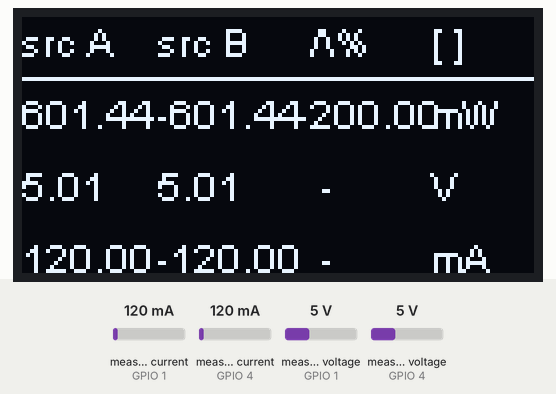
A sketch run on a simulated ESP8266 (NodeMCU). On the bench: 128×64 one-colour display. The test bench sets the inputs (shaded band); at power-on: measured current (sensors on GPIO 1, GPIO 4) 120 mA, measured voltage (sensors on GPIO 1, GPIO 4) 5 V.

Above: at 1.2 s.
1.3 s: measured current (sensor on GPIO 1) set to 40 mA
At 1.9 s:
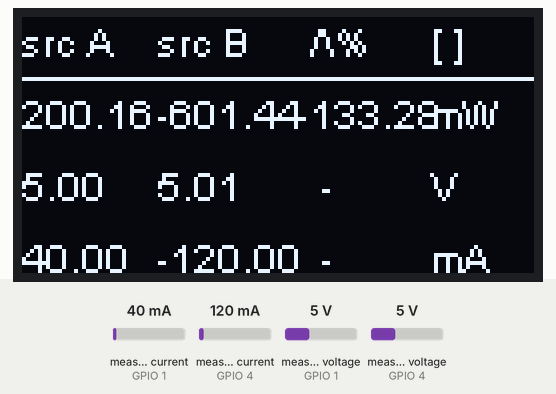
2.8 s: measured current (sensor on GPIO 4) set to 40 mA
At 3.1 s:
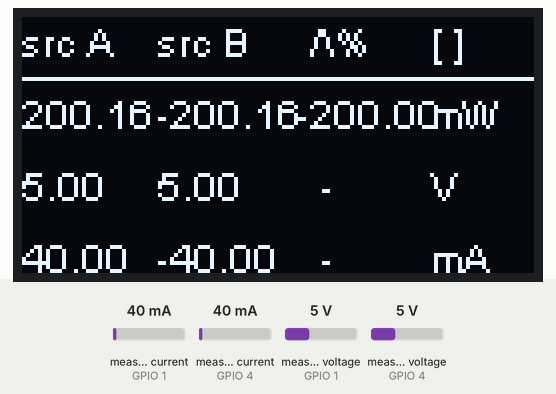
4.3 s: measured voltage (sensor on GPIO 1) set to 0.3 V
At 5.5 s:
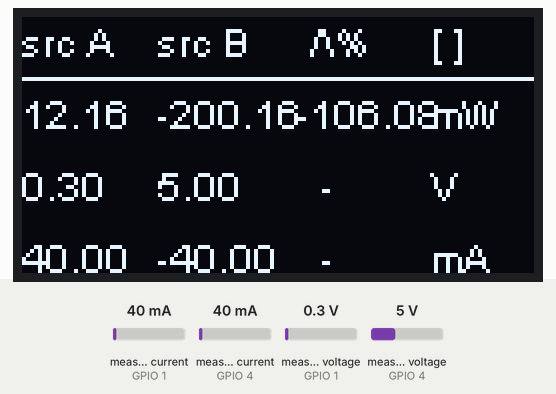
5.8 s: measured voltage (sensor on GPIO 4) set to 0.3 V
At 6.6 s:
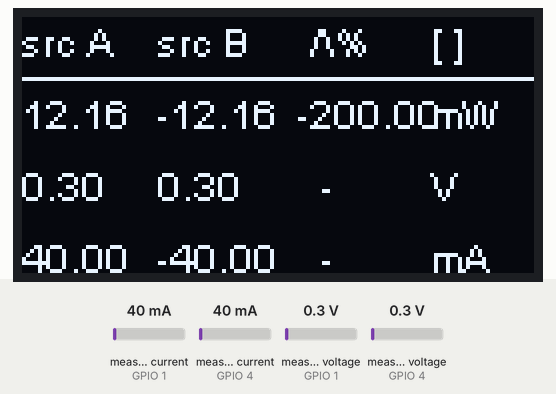
7.3 s: measured current (sensor on GPIO 1) set to 500 mA
At 7.8 s:
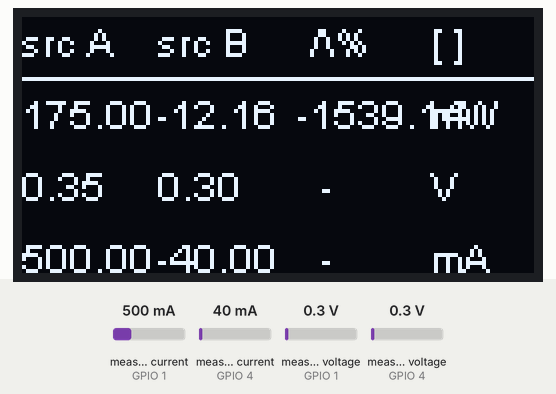
8.8 s: measured current (sensor on GPIO 4) set to 500 mA
At 10.2 s:
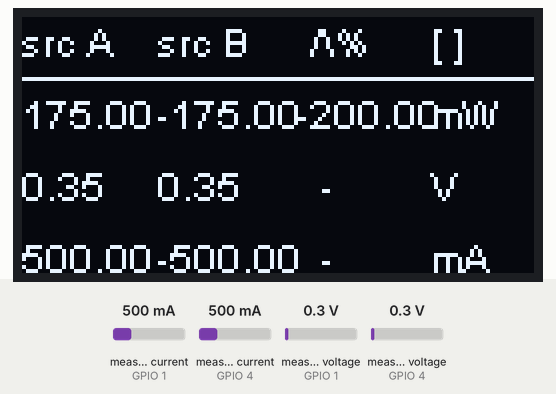
Timing chart, 0 to 11.3 s (numbered marks = the images above; inputs shaded):
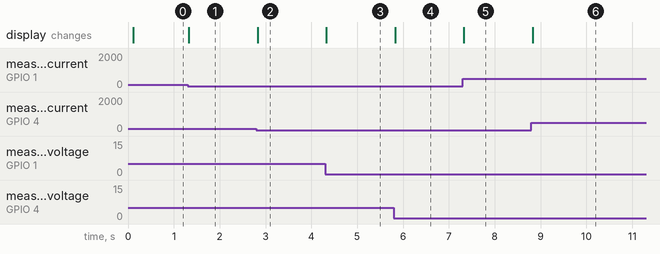

The sketch:

main.ino
```cpp
//Código para ESP8266
#include <ESP8266WiFi.h>
#include <Wire.h>
#include <Adafruit_INA219.h>
#include "SSD1306Wire.h"

//#define OLED_RESET 4

//Inicializando los dispositivos I2C como instancias de sus respectivas librerias
SSD1306Wire display(0x3C, SDA, SCL); //Display OLED
Adafruit_INA219 ina_A(0x41);// Sensor A
Adafruit_INA219 ina_B(0x44);// Sensor B

//Variables para el Loop
unsigned long previousMillis = 0;
unsigned long previousSent = 0;
unsigned long interval = 100; //Periodo de refresco
unsigned long tspk_interval = 900 * 1000;
const int chipSelect = 10;

//Valores para el sensor A
float shuntvoltage_A = 0;
float busvoltage_A = 0;
float current_mA_A = 0;
float loadvoltage_A = 0;
float power_A = 0;
float energy_A = 0;

//Valores para el sensor B
float shuntvoltage_B = 0;
float busvoltage_B = 0;
float current_mA_B = 0;
float loadvoltage_B = 0;
float power_B = 0;
float energy_B = 0;
  float delta = 0;

//Columnas
int xA = 0;
int xB = 34;
int xC = xB * 2;
int xD = xB * 3;

int yb = 0;
int y_1 = 0;
int y2 = 18 + yb;
int y3 = (y2-yb) * 2 + yb;
int y4 = (y2-yb) * 3 + yb;

// Wi-Fi Settings
const char* ssid = "rBazan POCO X3 Pro"; // your wireless network name (SSID)
const char* password = "Aa123456"; // your Wi-Fi network password

WiFiClient client;
// ThingSpeak Settings
const int channelID = 000000;
String writeAPIKey = "V6S2J4FG276MBTYJ"; // write API key for your ThingSpeak Channel
const char* server = "api.thingspeak.com";
//const int postingInterval = 600 * 1000; // post data every x seconds

////Sensores de luz
//int topleft;
//int topright;
//int downleft;
//int downright;
//int waittime = 1;


void setup() {
xC = xC - 5; //Correccion columna C del display

  // Iniciando comunicación I2C con los tres dispositivos
  display.init();
  ina_A.begin();
  ina_B.begin();

  display.flipScreenVertically();

  //Iniciando comunicación serial
  Serial.begin(115200);
}

void loop() {
//configurando el tiempo de refresco
  unsigned long currentMillis = millis();
  if (currentMillis - previousMillis >= interval)
  {
    previousMillis = currentMillis;


//codigo a ejecutar //

//  solar_track();  //moviendo hacia el sol

    ina219values(); //leyendo consumo

    displaydata();  //imprimiendo datos en el display oled

    if (currentMillis - previousSent >= tspk_interval) {
    previousSent = currentMillis;

    send_data();
    }
  }
}

void ina219values() {
  //Valores para sensor A

  shuntvoltage_A = ina_A.getShuntVoltage_mV();
  busvoltage_A = ina_A.getBusVoltage_V();
  current_mA_A = ina_A.getCurrent_mA();
  loadvoltage_A = busvoltage_A + (shuntvoltage_A / 1000);
  power_A = loadvoltage_A * current_mA_A;
  energy_A = energy_A + loadvoltage_A * current_mA_A / 3600;

  //Valores para sensor B
  shuntvoltage_B = ina_B.getShuntVoltage_mV();
  busvoltage_B =  ina_B.getBusVoltage_V();
  current_mA_B = -ina_B.getCurrent_mA();
  loadvoltage_B = busvoltage_B + (shuntvoltage_B / 1000);
  power_B = loadvoltage_B * current_mA_B;
  energy_B = energy_B + loadvoltage_B * current_mA_B / 3600;

  //delta
    delta = 100*(power_A - power_B)/power_B;
}

void send_data(){
    WiFi.begin(ssid, password);

  while (WiFi.status() != WL_CONNECTED) {
    display_mensaje("Conectando...");
    Serial.println("Conectando");
    delay(500);
  }
    Serial.println("Conectado!");

  if (client.connect(server, 80)) {

    // Measure Analog Input (A0)
    float h = 10.5;
    float t = 7.7;

    // Construct API request body
    String body = "&field1=";
           body += String(power_A);
           body += "&field2=";
           body += String(power_B);
           body += "&field3=";
           body += String(delta);

    client.println("POST /update HTTP/1.1");
    client.println("Host: api.thingspeak.com");
    client.println("User-Agent: ESP8266 (nothans)/1.0");
    client.println("Connection: close");
    client.println("X-THINGSPEAKAPIKEY: " + writeAPIKey);
    client.println("Content-Type: application/x-www-form-urlencoded");
    client.println("Content-Length: " + String(body.length()));
    client.println("");
    client.print(body);
    Serial.println("Datos enviados :)");
  }
  client.stop();

  }

void display_mensaje(String mensaje) {
  display.clear();
  display.setColor(WHITE);
  display.setFont(ArialMT_Plain_16);
  display.drawString(0, 0, mensaje);
}


void displaydata() {
  display.clear();
  display.setColor(WHITE);
  display.setFont(ArialMT_Plain_10);

/*

Display map:

y\x ||xA||xB||xC||xD||
    __________________
y1  | A1  B1  C1  D1 |
y2  | A2  B2  C2  D2 |
y3  | A3  B3  C3  D3 |
y4  | A4  B4  C4  D4 |
    TTTTTTTTTTTTTTTTTT

*/
  display.drawHorizontalLine(0, 15, 128);
//Coll A
  display.drawString(xA, y_1,"src A");
  display.drawString(xA, y2,String(power_A));
  display.drawString(xA, y3,String(loadvoltage_A));
  display.drawString(xA, y4,String(current_mA_A));

//Coll B
  display.drawString(xB, y_1,"src B");
  display.drawString(xB, y2,String(power_B));
  display.drawString(xB, y3,String(loadvoltage_B));
  display.drawString(xB, y4,String(current_mA_B));

//Coll C
  display.drawString(xC, y_1,"   /\\%");
  if  (delta<10){display.drawString(xC, y2, "  " + String(delta));}
  else          {display.drawString(xC, y2, String(delta));}
  display.drawString(xC, y3,"    -");
  display.drawString(xC, y4,"    -");

//Coll D
  display.drawString(xD, y_1, "[ ]");
  display.drawString(xD, y2,"mW");
  display.drawString(xD, y3,"V");
  display.drawString(xD, y4, "mA");

  display.display();
}
```

Measured:
- after the input at 1.3 s, the display: changes at once (image 1)
- after the input at 2.8 s, the display: changes at once (image 2)
- after the input at 4.3 s, the display: changes at once (image 3)
- after the input at 5.8 s, the display: changes at once (image 4)
- after the input at 7.3 s, the display: changes at once (image 5)
- after the input at 8.8 s, the display: changes at once (image 6)
